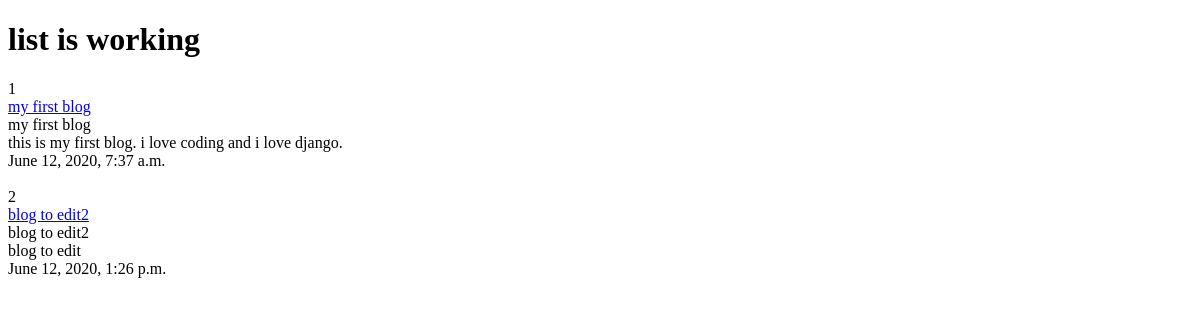
The page /post/list on the database as committed earlier.
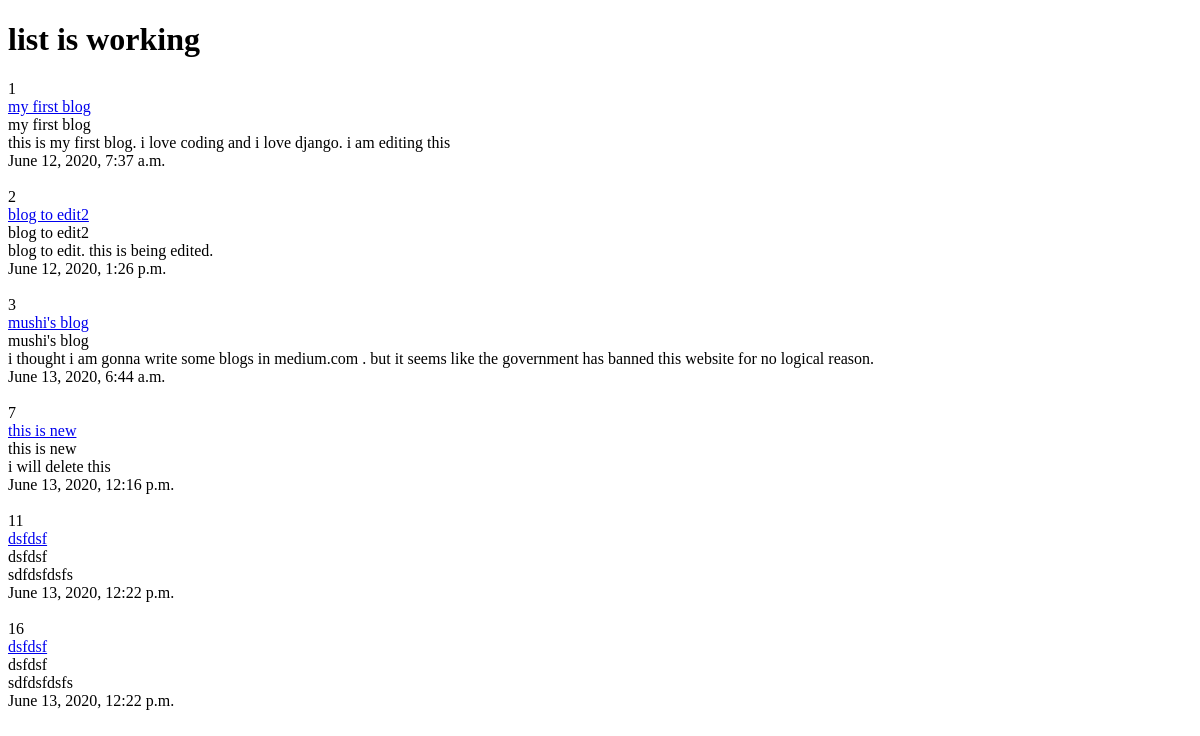
The same page on the database as committed later.
### posts/models.py (models this page shows, shortened)
class Post(models.Model):
    title = models.CharField(max_length=120)
    content = models.TextField()
    updated = models.DateTimeField(auto_now=True, auto_now_add=False)
    timestamp = models.DateTimeField(auto_now=False, auto_now_add=True)
    def get_absolute_url(self):
        return reverse("detail", kwargs={"id": self.id})

### posts/views.py (the view)
# urls.py: path("post/list", post_list)
def post_list(request):  # list items
    queryset = Post.objects.all();
    context = {
        "function": "list",
        "object": queryset
    }
    return render(request, "post_list.html", context)

### templates/post_list.html (shortened to what this page needs)
<!DOCTYPE html>
<html lang="en">
<head>
</head>
<body>
<h1>{{ function }} is working </h1>
{% for obj in object %}
    {{ obj.pk }}<br>
    <a href='{{ obj.get_absolute_url }}'>{{ obj.title }}</a><br/>
    {{ obj.title }} <br>
    {{ obj.content }}<br>
    {{ obj.timestamp }}<br>
    <br>
{% endfor %}
</body>
</html>

Rows that differ between the two databases and show on the page:
changed Post "my first blog": content "this is my first blog. i love coding and i love django." → "this is my first blog. i love coding and i love django. i am editing this"
changed Post "blog to edit2": content "blog to edit" → "blog to edit. this is being edited."
added Post: pk "3", title "mushi's blog", content "i thought i am gonna write some blogs in medium.com . but it seems like the government has banned this website for no logical reason.", timestamp "June 13, 2020, 6:44 a.m."
added Post: pk "7", title "this is new", content "i will delete this", timestamp "June 13, 2020, 12:16 p.m."
added Post: pk "11", title "dsfdsf", content "sdfdsfdsfs", timestamp "June 13, 2020, 12:22 p.m."
added Post: pk "16", title "dsfdsf", content "sdfdsfdsfs", timestamp "June 13, 2020, 12:22 p.m."
